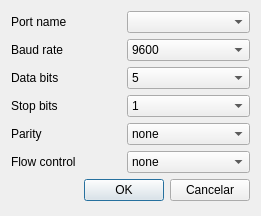
<?xml version="1.0" encoding="UTF-8"?>
<ui version="4.0">
 <class>SerialPortSettingsDialog</class>
 <widget class="QDialog" name="SerialPortSettingsDialog">
  <property name="geometry">
   <rect>
    <x>0</x>
    <y>0</y>
    <width>261</width>
    <height>216</height>
   </rect>
  </property>
  <property name="windowTitle">
   <string>Dialog</string>
  </property>
  <layout class="QVBoxLayout" name="verticalLayout">
   <item>
    <layout class="QGridLayout" name="gridLayout">
     <item row="0" column="0" colspan="2">
      <widget class="QLabel" name="label">
       <property name="text">
        <string>Port name</string>
       </property>
      </widget>
     </item>
     <item row="0" column="2" colspan="2">
      <widget class="QComboBox" name="portNamesComboBox"/>
     </item>
     <item row="1" column="0" colspan="2">
      <widget class="QLabel" name="label_2">
       <property name="text">
        <string>Baud rate</string>
       </property>
      </widget>
     </item>
     <item row="1" column="2" colspan="2">
      <widget class="QComboBox" name="baudRateComboBox">
       <item>
        <property name="text">
         <string>9600</string>
        </property>
       </item>
       <item>
        <property name="text">
         <string>19200</string>
        </property>
       </item>
       <item>
        <property name="text">
         <string>38400</string>
        </property>
       </item>
       <item>
        <property name="text">
         <string>57600</string>
        </property>
       </item>
       <item>
        <property name="text">
         <string>115200</string>
        </property>
       </item>
      </widget>
     </item>
     <item row="2" column="0" colspan="2">
      <widget class="QLabel" name="label_3">
       <property name="text">
        <string>Data bits</string>
       </property>
      </widget>
     </item>
     <item row="2" column="2" colspan="2">
      <widget class="QComboBox" name="dataBitsComboBox">
       <item>
        <property name="text">
         <string>5</string>
        </property>
       </item>
       <item>
        <property name="text">
         <string>6</string>
        </property>
       </item>
       <item>
        <property name="text">
         <string>7</string>
        </property>
       </item>
       <item>
        <property name="text">
         <string>8</string>
        </property>
       </item>
      </widget>
     </item>
     <item row="3" column="0" colspan="2">
      <widget class="QLabel" name="label_4">
       <property name="text">
        <string>Stop bits</string>
       </property>
      </widget>
     </item>
     <item row="3" column="2" colspan="2">
      <widget class="QComboBox" name="stopBitsComboBox">
       <item>
        <property name="text">
         <string>1</string>
        </property>
       </item>
       <item>
        <property name="text">
         <string>2</string>
        </property>
       </item>
      </widget>
     </item>
     <item row="4" column="0">
      <widget class="QLabel" name="label_5">
       <property name="text">
        <string>Parity</string>
       </property>
      </widget>
     </item>
     <item row="4" column="2" colspan="2">
      <widget class="QComboBox" name="parityComboBox">
       <item>
        <property name="text">
         <string>none</string>
        </property>
       </item>
      </widget>
     </item>
     <item row="5" column="0" colspan="2">
      <widget class="QLabel" name="label_6">
       <property name="text">
        <string>Flow control</string>
       </property>
      </widget>
     </item>
     <item row="5" column="2" colspan="2">
      <widget class="QComboBox" name="flowControlComboBox">
       <item>
        <property name="text">
         <string>none</string>
        </property>
       </item>
      </widget>
     </item>
     <item row="6" column="0">
      <spacer name="horizontalSpacer">
       <property name="orientation">
        <enum>Qt::Horizontal</enum>
       </property>
       <property name="sizeHint" stdset="0">
        <size>
         <width>40</width>
         <height>20</height>
        </size>
       </property>
      </spacer>
     </item>
     <item row="6" column="1" colspan="2">
      <widget class="QPushButton" name="okPushButton">
       <property name="text">
        <string>OK</string>
       </property>
      </widget>
     </item>
     <item row="6" column="3">
      <widget class="QPushButton" name="cancelPushButton">
       <property name="text">
        <string>Cancelar</string>
       </property>
      </widget>
     </item>
    </layout>
   </item>
   <item>
    <spacer name="verticalSpacer">
     <property name="orientation">
      <enum>Qt::Vertical</enum>
     </property>
     <property name="sizeHint" stdset="0">
      <size>
       <width>20</width>
       <height>6</height>
      </size>
     </property>
    </spacer>
   </item>
  </layout>
 </widget>
 <resources/>
 <connections/>
</ui>
